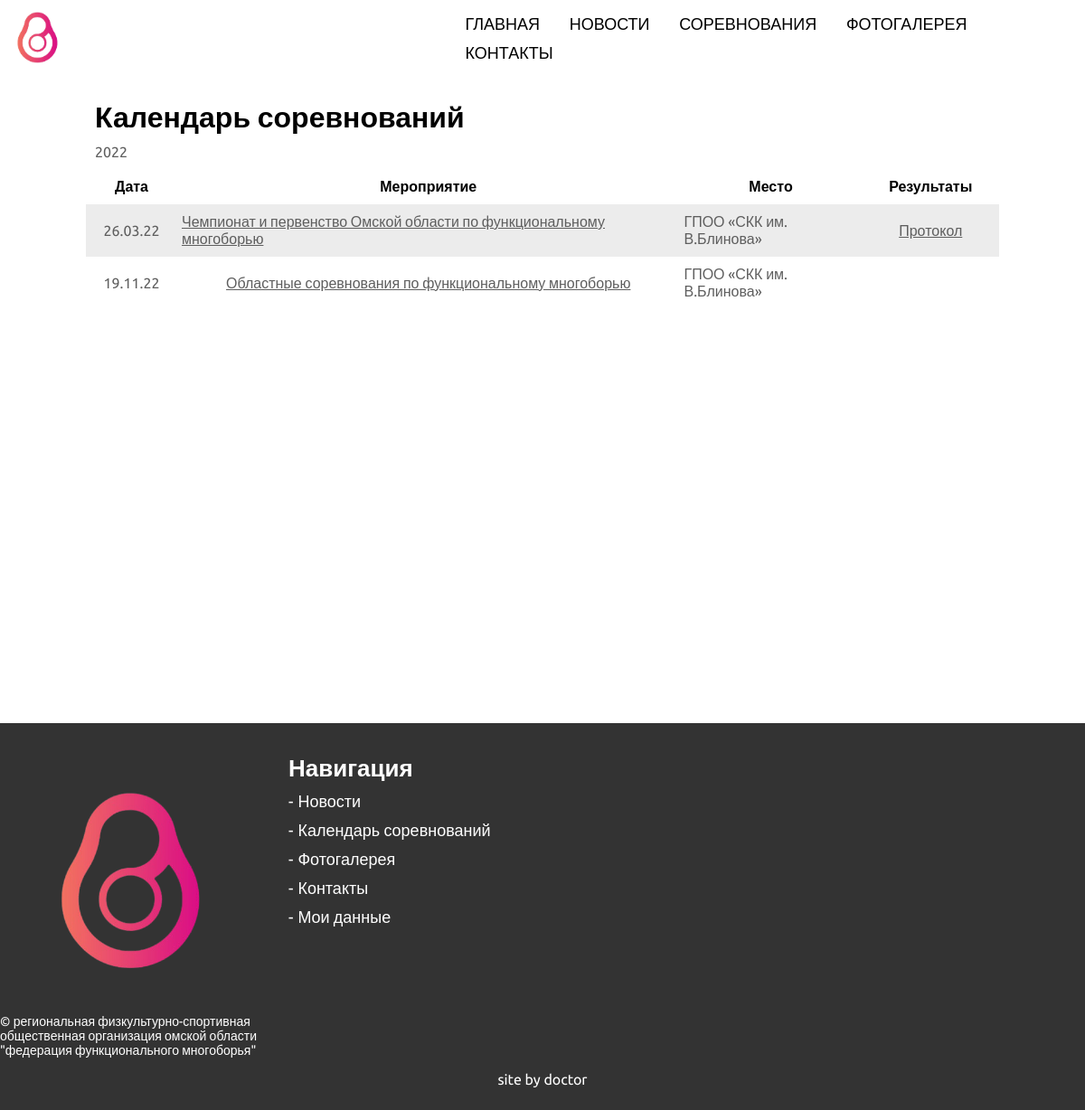
The app's page /calendar.php?year=22 with its own data.
### tables this page shows
CREATE TABLE IF NOT EXISTS `events` (
  `id` int(11) NOT NULL AUTO_INCREMENT,
  `title` varchar(255) NOT NULL,
  `cover` varchar(255) DEFAULT NULL,
  `text` longtext NOT NULL,
  `palace` varchar(255) NOT NULL,
  `day` varchar(255) NOT NULL,
  `month` varchar(255) NOT NULL,
  `year` int(11) NOT NULL,
  `rules` varchar(255) DEFAULT NULL,
  `protocol` varchar(255) DEFAULT NULL,
  PRIMARY KEY (`id`)
);

### calendar.php (the view, shortened to what this page needs)
<?
require_once("./include/db.php");
$year = $_GET['year'];
$year_arr = [];
$events_query = mysqli_query($connection, "SELECT * FROM `events` WHERE `year` = '$year'");
$events_year_query = mysqli_query($connection, "SELECT `year` FROM `events`");
?>
<!DOCTYPE html>
<html lang="ru">
<head>
    <link rel="stylesheet" href="css/style.min.css">
</head>
<body>
<div class="wrapper">
    <?php require_once("./include/header.php");?>
    <div class="main">
        <div class="calendar-wrapper">
            <h1 class="title">Календарь соревнований</h1>
            <div class="years">
                <?
                    $i = 0;
                    while( $row = mysqli_fetch_array($events_year_query) ) {
                        $year_arr[$i] = $row['year'];
                        $i++;
                    }
                    for($i = 0; $i < count(array_unique($year_arr)); $i++) {
                        ?>
                        <a href="./calendar.php?year=<? echo $year_arr[$i]; ?>">20<? echo $year_arr[$i]; ?></a>
                        <?
                    }
                ?>
            </div>
            <div class="wrap">
                <div class="calendar-table">
                    <div class="row">
                        <div class="column">Дата</div>
                        <div class="column">Мероприятие</div>
                        <div class="column">Место</div>
                        <div class="column">Результаты</div>
                    </div>
                    <?
                        while( $event = mysqli_fetch_array($events_query) ) {
                            ?>
                            <div class="row">
                                <div class="column"><? echo $event['day'] . '.' . $event['month'] . '.' . $event['year']; ?></div>
                                <div class="column"><a href="./reader.php?type=event&id=<? echo $event['id'];?>"><? echo $event['title']; ?></a></div>
                                <div class="column"><? echo $event['palace']; ?></div>
                                <div class="column">
                                    <?
                                        if( $event['protocol'] != null ) {
                                            ?>
                                            <a href="./img/protocols/<? echo $event['protocol']; ?>" target="_blank" downloaded>Протокол</a>
                                            <?
                                        }
                                    ?>
                                </div>
                            </div>
                            <?
                        }
                    ?>
                </div>
            </div>
        </div>
    </div>
</div>
<?php require_once("./include/footer.php");?>
</body>
</html>

### include/header.php (shortened to what this page needs)
<header class="header">
    <div class="container">
        <div class="wrap">
            <div class="logo">
                <a href="/"><img src="img/default/FFM_logo.png" alt="Логотип федерации"></a>
            </div>
        </div>
        <div class="menu" id="menu">
            <a href="/">Главная</a>
            <a href="/news.php">Новости</a>
            <a href="/calendar.php?year=<? echo date('y');?>">Соревнования</a>
            <a href="/fotos.php">Фотогалерея</a>
            <a href="/contacts.php">Контакты</a>
        </div>
    </div>
</header>

### include/footer.php (shortened to what this page needs)
<footer class="footer">
    <div class="footer-content container">
        <div class="item">
            <div class="logo">
                <a href="/"><img src="img/default/FFM_logo.png" alt="Лого федерации"></a>
            </div>
            <div class="description">
                © РЕГИОНАЛЬНАЯ ФИЗКУЛЬТУРНО-СПОРТИВНАЯ <br>
                ОБЩЕСТВЕННАЯ ОРГАНИЗАЦИЯ ОМСКОЙ ОБЛАСТИ <br>
                "ФЕДЕРАЦИЯ ФУНКЦИОНАЛЬНОГО МНОГОБОРЬЯ"
            </div>
        </div>
        <div class="item">
            <h2 class="item-title">Навигация</h2>
            <ul>
                <li><a href="./news.php">Новости</a></li>
                <li><a href="./calendar.php?year=<? echo date('y');?>">Календарь соревнований</a></li>
                <li><a href="./fotos.php">Фотогалерея</a></li>
                <li><a href="./contacts.php">Контакты</a></li>
                <li><a href="./user.php">Мои данные</a></li>
            </ul>
        </div>
    </div>
    <div class="by">site by <a href="https://vk.com/asurasu" target="_blank">doctor</a></div>
</footer>

### records on screen
events: day "26", month "03", year "22", title "Чемпионат и первенство Омской области по функциональному многоборью", palace "ГПОО «СКК им. В.Блинова»"
events: day "19", month "11", year "22", title "Областные соревнования по функциональному многоборью", palace "ГПОО «СКК им. В.Блинова»"

### other values on screen
$year_arr[$i] "22"
